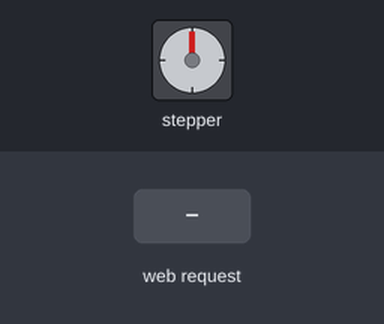
A sketch run on a simulated ESP8266 (NodeMCU). Shown: stepper motor. Inputs (shaded band) come from the test bench. WiFi joins after 1.5 s; servers stay silent unless stated; stepper angles assume 2048 steps per turn; what the sketch prints to the serial monitor is not drawn.

Above: at 2.7 s.
2.8 s: HTTP request GET /motor?direction=ccw received
At 2.95 s:
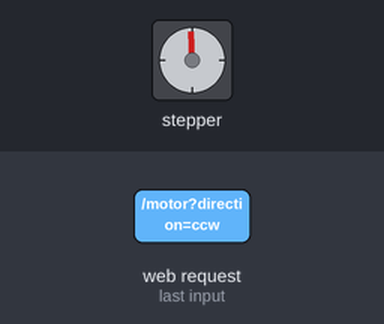
At 3.58 s:
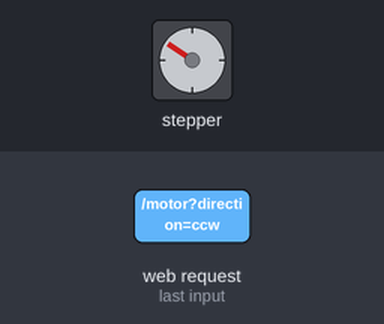
5.8 s: HTTP request GET /motor?direction=cw received
At 6.09 s:
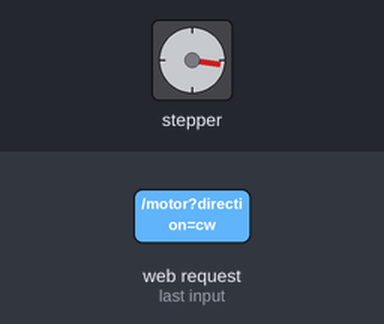
11.8 s: HTTP request GET /motor?direction=ccw received
Timing chart, 0 to 20.8 s (numbered marks = the images above; inputs shaded):
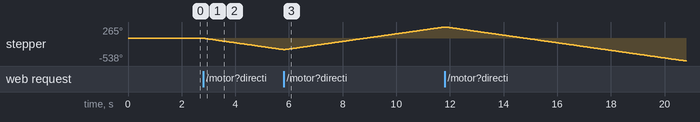

The sketch:

WifiBuocCBAS.ino
```cpp
#include <ESP8266WiFi.h>
#include <WiFiClient.h>
#include <ESP8266WebServer.h>
#include <ESP8266mDNS.h>
#include <Stepper.h>

// Kết nối Wi-Fi
const char* ssid = "TUHOC_KHU_A";
const char* password = "";

// Cấu hình động cơ bước
const int stepsPerRevolution = 2048; // Số bước cho mỗi vòng quay của động cơ 28BYJ-48
Stepper myStepper(stepsPerRevolution, D1, D3, D2, D4);

// Cấu hình cảm biến
const int LDRPinAnalog = A0;   // Chân analog (đọc cường độ ánh sáng)
const int LDRPinDigital = D5;  // Chân digital (phát hiện vạch kẻ)

// Tạo máy chủ web
ESP8266WebServer server(80);

int dirStatus = 3; // Trạng thái điều hướng: 3 = Dừng, 1 = CCW, 2 = CW
int lightValueAnalog = 0;  // Giá trị đọc từ cảm biến analog
int lightValueDigital = 0; // Giá trị đọc từ cảm biến digital

// Hàm điều khiển giao diện web
void handleRoot() {
  String HTML = "<!DOCTYPE html>\
  <html>\
  <head>\
  <title>Motor & Sensor Control</title>\
  <meta name=\"viewport\" content=\"width=device-width, initial-scale=1\">\
  <style>\
  html,body{width:100%;height:100%;margin:0}\
  .btn{margin:5px;padding:15px;font-size:30px;text-align:center;background-color:#add8e6;border:none;cursor:pointer}\
  .btn:hover{background-color:#90ee90}\
  </style>\
  <script>\
  function updateSensorData() {\
    var xhr = new XMLHttpRequest();\
    xhr.onreadystatechange = function() {\
      if (xhr.readyState == 4 && xhr.status == 200) {\
        var data = JSON.parse(xhr.responseText);\
        document.getElementById('ldrValueAnalog').innerHTML = data.analog;\
        document.getElementById('ldrValueDigital').innerHTML = data.digital ? 'Line Detected' : 'No Line';\
      }\
    };\
    xhr.open('GET', '/readSensor', true);\
    xhr.send();\
  }\
  setInterval(updateSensorData, 1000);\
  </script>\
  </head>\
  <body>\
  <h1>Motor & Sensor Control</h1>";

  if (dirStatus == 2) {
    HTML += "<h2 style='color: green;'>Motor Running in CW</h2>";
  } else if (dirStatus == 1) {
    HTML += "<h2 style='color: green;'>Motor Running in CCW</h2>";
  } else {
    HTML += "<h2 style='color: red;'>Motor OFF</h2>";
  }

  HTML += "<a class='btn' href='/motor?direction=ccw'>Run CCW</a><br>";
  HTML += "<a class='btn' href='/motor?direction=cw'>Run CW</a><br>";
  HTML += "<a class='btn' href='/motor?direction=off'>Stop Motor</a>";

  HTML += "<h2>Sensor Data</h2>";
  HTML += "<p>Analog Light Level: <span id='ldrValueAnalog'>Loading...</span></p>";
  HTML += "<p>Digital Line Detection: <span id='ldrValueDigital'>Loading...</span></p>";

  HTML += "</body></html>";

  server.send(200, "text/html", HTML);
}

// Hàm xử lý cảm biến
void handleSensorRead() {
  lightValueAnalog = analogRead(LDRPinAnalog);    // Đọc giá trị từ cảm biến analog
  lightValueDigital = digitalRead(LDRPinDigital); // Đọc giá trị từ cảm biến digital

  // Tạo chuỗi JSON trả về giá trị cảm biến
  String jsonData = "{\"analog\": " + String(lightValueAnalog) +
                    ", \"digital\": " + String(lightValueDigital) + "}";

  server.send(200, "application/json", jsonData);  // Gửi dữ liệu về client dưới dạng JSON
}

// Hàm điều khiển động cơ bước
void motorControl() {
  String direction = server.arg("direction");
  if (direction == "ccw") {
    dirStatus = 1; // Chạy CCW
  } else if (direction == "cw") {
    dirStatus = 2; // Chạy CW
  } else if (direction == "off") {
    dirStatus = 3; // Dừng động cơ
  }
  handleRoot(); // Cập nhật giao diện web
}

// Xử lý khi không tìm thấy trang
void handleNotFound() {
  server.send(404, "text/plain", "404: Not found");
}

void setup(void) {
  myStepper.setSpeed(15);
  Serial.begin(9600);

  // Cấu hình WiFi
  WiFi.mode(WIFI_STA);
  WiFi.begin(ssid, password);

  while (WiFi.status() != WL_CONNECTED) {
    delay(500);
    Serial.print(".");
  }
  Serial.println("\nConnected to WiFi");
  Serial.print("IP Address: ");
  Serial.println(WiFi.localIP());

  server.on("/", handleRoot);
  server.on("/motor", HTTP_GET, motorControl);
  server.on("/readSensor", HTTP_GET, handleSensorRead);
  server.onNotFound(handleNotFound);

  server.begin();
  Serial.println("HTTP server started");
}

void loop(void) {
  server.handleClient(); // Xử lý client HTTP
  MDNS.update();         // Cập nhật MDNS

  if (dirStatus == 1) {  // Chạy CCW
    myStepper.step(-stepsPerRevolution / 100);
  } else if (dirStatus == 2) {  // Chạy CW
    myStepper.step(stepsPerRevolution / 100);
  }
}
```

Measured:
- after the input at 2.8 s, stepper: keeps turning counter-clockwise at about 90°/s, starting at once
